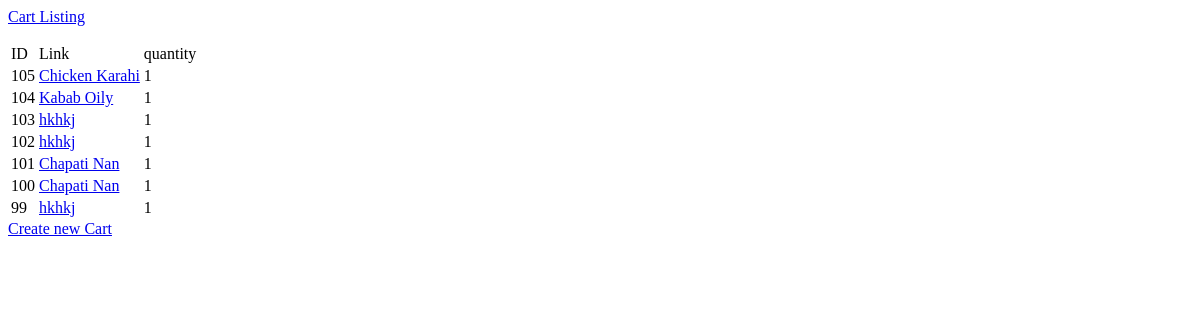
The app's page /admins/cart/ (signed in), older data.
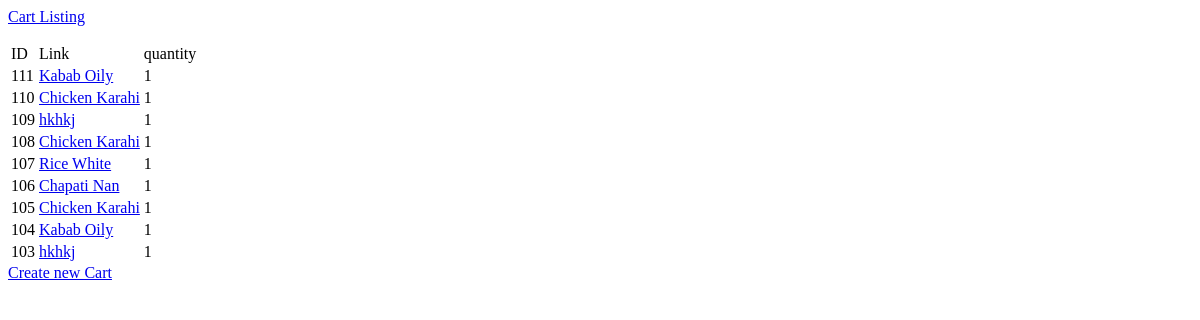
The same page, newer data.
### src/admins/models.py (models this page shows, shortened)
class Cart(models.Model):
    product = models.ForeignKey(Product, on_delete=models.CASCADE,  related_name='orders')
    order = models.ForeignKey(Order, on_delete=models.CASCADE, related_name='products')
    quantity = models.PositiveIntegerField()
    def __str__(self):
        return self.product.name
    class Meta:
        ordering = ('-pk',)
    def get_absolute_url(self):
        return reverse('admins_cart_detail', args=(self.pk,))

class Product(models.Model):
    name = models.CharField(max_length=255)
    desc = models.TextField(null=True, blank=True, default='Description not provided yet')
    image = ResizedImageField(
        upload_to='accounts/images/profiles/', null=True, blank=True, size=[350, 350], quality=75, force_format='PNG',
        help_text='size of logo must be 400*400 and format must be png image file', crop=['middle', 'center']
    )
    price_in = models.FloatField(default=1, help_text="Retail price")
    price_out = models.FloatField(default=1, help_text="Sale Price")
    total_quantity_sold = models.PositiveIntegerField(default=0, blank=True)
    total_sales_amount = models.PositiveIntegerField(default=0, blank=True)
    is_active = models.BooleanField(default=True)
    created_on = models.DateTimeField(auto_now_add=True)
    class Meta:
        ordering = ('-total_quantity_sold',)

### src/admins/views.py (the view)
# urls.py: path('admins/cart/', views.CartListView.as_view(), name='admins_cart_list'),
@method_decorator(login_required, name='dispatch')
class CartListView(ListView):
    model = Cart

### src/admins/templates/admins/cart_list.html
{% extends "base.html" %}
{% load static %}
{% block content %}
    <p><a class="btn btn-default" href="{% url 'admins_cart_list' %}">Cart Listing</a></p>
    <table class="table">
        <tr>
            <td>ID</td>
            <td>Link</td>
            <td>quantity</td>
        </tr>
        {% for object in object_list %}
            <tr>
                <td>{{ object.pk }}</td>
                <td><a href="{{ object.get_absolute_url }}">{{ object }}</a></td>
                <td>{{ object.quantity }}</td>
            </tr>
        {% endfor %}
    </table><a class="btn btn-primary" href="{% url 'admins_cart_create' %}">Create new Cart</a>
{% endblock %}

Row changes from the older to the newer data that the page shows:
removed Cart: pk "102", product.name "hkhkj", quantity "1"
removed Cart: pk "101", product.name "Chapati Nan", quantity "1"
removed Cart: pk "100", product.name "Chapati Nan", quantity "1"
removed Cart: pk "99", product.name "hkhkj", quantity "1"
added Cart: pk "111", product.name "Kabab Oily", quantity "1"
added Cart: pk "110", product.name "Chicken Karahi", quantity "1"
added Cart: pk "109", product.name "hkhkj", quantity "1"
added Cart: pk "108", product.name "Chicken Karahi", quantity "1"
added Cart: pk "107", product.name "Rice White", quantity "1"
added Cart: pk "106", product.name "Chapati Nan", quantity "1"
